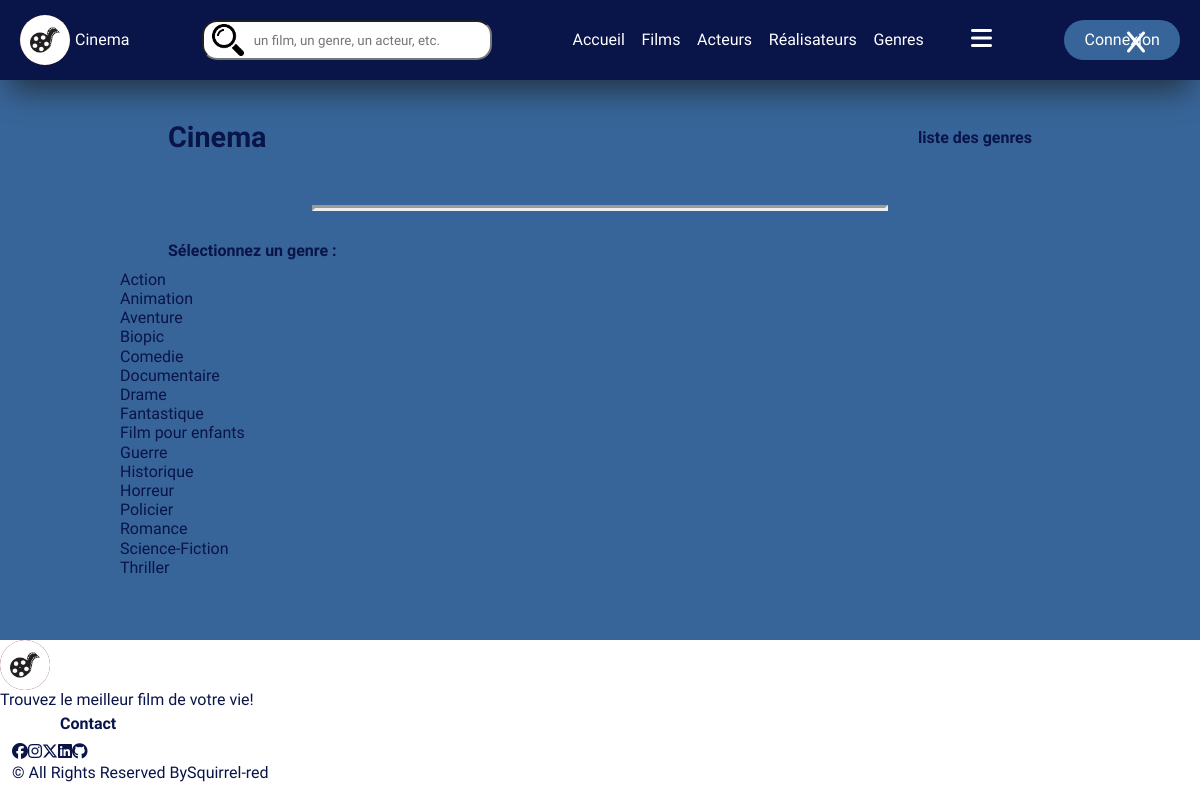
Screenshot of /index.php?action=listGenres with the database file from the repository.
### tables this page shows
CREATE TABLE IF NOT EXISTS `genre` (
  `id_genre` int NOT NULL AUTO_INCREMENT,
  `nom_genre` varchar(50) DEFAULT NULL,
  PRIMARY KEY (`id_genre`)
);

### controller/GenresController.php (called while the page is built, shortened)
<?php
class GenresController {
  public function listGenres() {
    $pdo = Connect::seConnecter();
    $requeteGenres = $pdo->query("
    SELECT * FROM genre
    ORDER BY nom_genre
    ");
    require "view/listGenres.php";
  }
}

### view/listGenres.php (the view, shortened to what this page needs)
<?php ob_start();
$listGenres = $requeteGenres->fetchAll();
?>
<p class="subtitle">Sélectionnez un genre :</p>
<ul id="genres-list">
  <?php foreach($listGenres as $genre){ ?>
  <li class="genre-card">
    <a href="index.php?action=filmsGenre&id=<?= $genre["id_genre"] ?>">
      <?= $genre["nom_genre"]; ?>
    </a>
  </li>
  <?php } ?>
</ul>
<?php
require "templates/template.php";

### public/css/styles.css (style rules this page uses)
:root { --darkblue: #091449; --bluegrey: rgba(56, 65, 173, 0.75); --lightgrey: #386599; --white: #a6afb8; --transitionTime: 0.3s }
* { color: var(--darkblue); margin: 0; padding: 0; vertical-align: top; box-sizing: border-box; font-family: "Kanit", sans-serif; line-height: 1.2em }
html { scroll-behavior: smooth; }
ul { list-style: none; }
a { text-decoration: none; }
p, h1, h2, h3, h4, span, legend { cursor: default; }
.subtitle { font-weight: 600; font-size: 1rem; margin: 5px 0 10px 0; padding: 0 5%; }

### rows the page displays
genre: nom_genre "Action"
genre: nom_genre "Animation"
genre: nom_genre "Aventure"
genre: nom_genre "Biopic"
genre: nom_genre "Comedie"
genre: nom_genre "Documentaire"
genre: nom_genre "Drame"
genre: nom_genre "Fantastique"
genre: nom_genre "Film pour enfants"
genre: nom_genre "Guerre"
genre: nom_genre "Historique"
genre: nom_genre "Horreur"
genre: nom_genre "Policier"
genre: nom_genre "Romance"
genre: nom_genre "Science-Fiction"
genre: nom_genre "Thriller"

### other values shown
$titre_secondaire "liste des genres"
